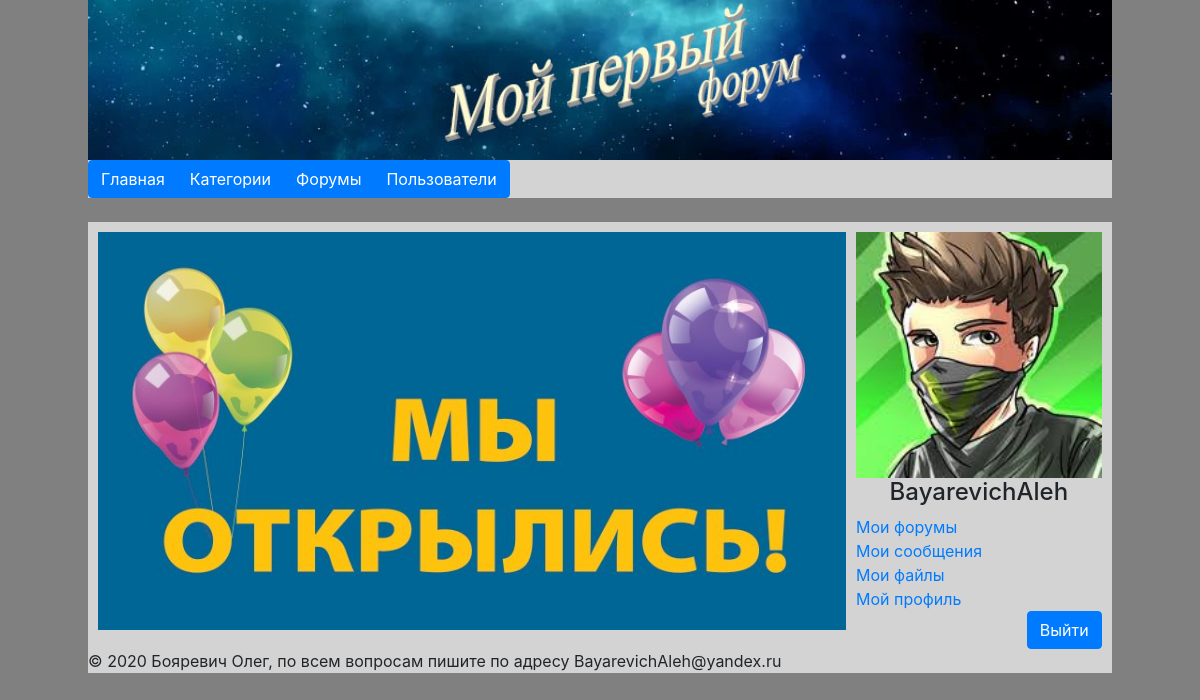
/ (signed in), run on the app's committed database.
### Forum/models.py (models this page shows, shortened)
class Users(AbstractUser):
    status_choices = (
        ('active', 'Активен'),
        ('warn', 'Вынесено предупреждение'),
        ('block', 'Заблокирован'),
        ('delate', 'Удален'),
    )
    age = models.DateField(blank=True, null=True, verbose_name='Дата Рождения', )  # Возраст юзера
    photo = models.ImageField(blank=True, upload_to='userphotos/', verbose_name='Фото')  # Фото юзера
    status = models.CharField(max_length=150, choices=status_choices, default='active', verbose_name='Статус')
    class Meta:
        verbose_name = 'Пользователь'
        verbose_name_plural = 'Пользователи'
        ordering = ['username']

### Forum/views.py (the view)
# urls.py: path('',HomePage.as_view(), name='index'),
class HomePage(MyAuthorization, TemplateView):
    template_name = 'Forum/index.html'
    title = 'Главная страница'

### Forum/utils.py (called while the page is built)
    def get_context_data(self, *, object_list=None, **kwargs):
        context = super(__class__, self).get_context_data(**kwargs)
        userform = UserLoginForm
        context['userform'] = userform
        context['title'] = self.title
        return context

### Forum/templates/Forum/index.html
{% extends 'base.html' %}
{% block content %}
    <div class="media" style="align-content: center">
        <div class="media-body" style="max-width: 1024px; display: block;
    margin-left: auto;
    margin-right: auto">
            <img src="static/media/welcomecards/opened.jpg" alt="Banner" width="100%">
        </div>
    </div>
{% endblock %}
{% block user %}
    {{ block.super }}
{% endblock %}

### templates/inc/_login.html (shortened to what this page needs)
{% if request.user.is_authenticated %}
    {% if request.user.photo %}
        <img src="../static{{ request.user.photo.url }}" alt="Photo" width="100%">
    {% else %}
        <img src="../static/media/userphotos/nophoto.png" alt="Photo" width="100%">
    {% endif %}
    <h4 align="center">{{ request.user.username }}</h4>
    <a href="#">Мои форумы</a><br>
    <a href="#">Мои сообщения</a><br>
    <a href="#">Мои файлы</a><br>
    <a href="#">Мой профиль</a><br>
    <form action="{% url 'logout' %}" method="post" autocomplete="off">
        <div style="float: right">
            <button type="submit" class="btn btn-primary">Выйти</button>
        </div>
    </form>
{% endif %}

### Forum/static/css/style.css (style rules this page uses)
body { background-color: gray; }

### data on the page
Users: user.photo (picture), user.username "BayarevichAleh"
